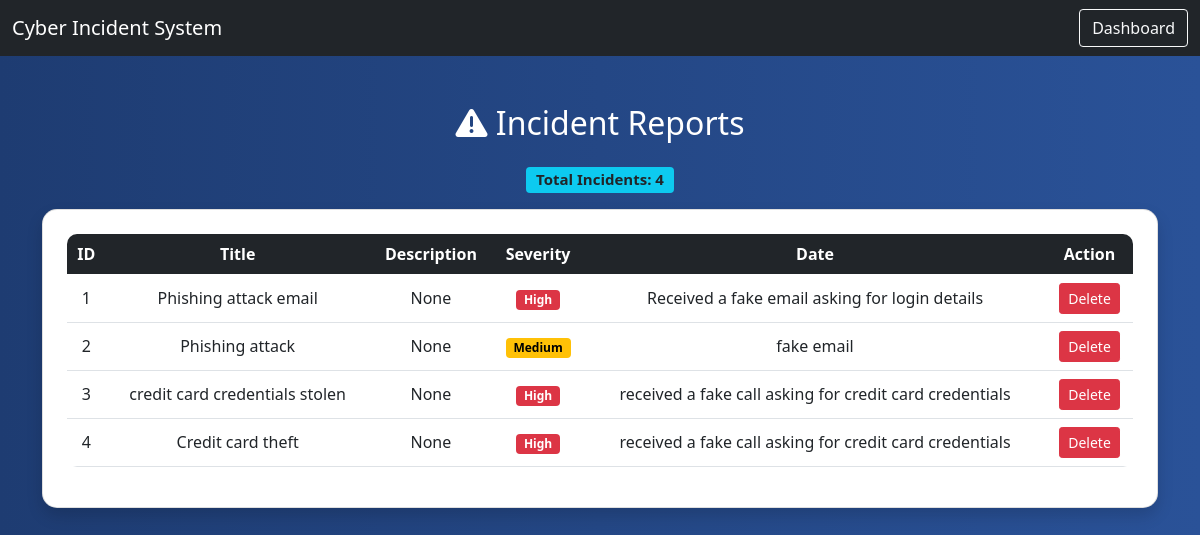
Before: /view with the older database file.
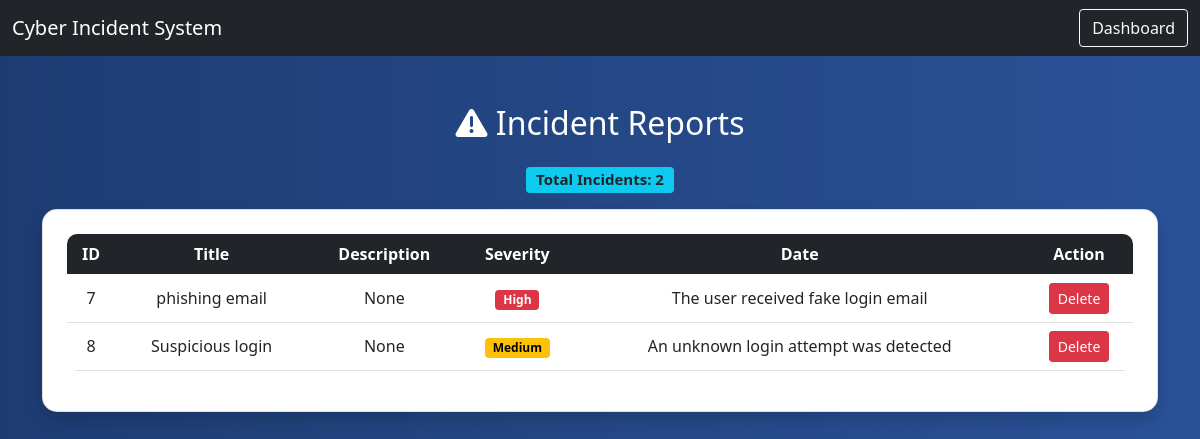
After: the same page with the newer database file.
### tables this page shows
CREATE TABLE incidents (id INTEGER PRIMARY KEY AUTOINCREMENT,title TEXT,
               type TEXT,severity TEXT,description TEXT,status TEXT, date TEXT);

### app.py (the view)
@app.route('/view')
def view():
    conn = get_db()
    incidents = conn.execute("SELECT * FROM incidents").fetchall()
    conn.close()
    return render_template("view.html", incidents=incidents)

### app.py (called while the page is built)
def get_db():
    return sqlite3.connect("database.db")

### templates/view.html (shortened to what this page needs)
<!DOCTYPE html>
<html>
<head>
    <link href="https://cdn.jsdelivr.net/npm/bootstrap@5.0.2/dist/css/bootstrap.min.css" rel="stylesheet">
    <link rel="stylesheet" href="https://cdnjs.cloudflare.com/ajax/libs/font-awesome/6.0.0/css/all.min.css">
</head>
<body>
<nav class="navbar navbar-dark bg-dark">
    <div class="container-fluid">
        <span class="navbar-brand">Cyber Incident System</span>
        <a href="/dashboard" class="btn btn-outline-light">Dashboard</a>
    </div>
</nav>
<div class="container mt-5">
    <h2 class="text-center mb-4">
        <i class="fas fa-exclamation-triangle"></i> Incident Reports
    </h2>
    <h5 class="text-center mb-3">
    <span class="badge bg-info text-dark">
        Total Incidents: {{ incidents|length }}
    </span>
</h5>
    <div class="card shadow p-4 bg-white text-dark">
        <table class="table table-hover text-center align-middle">
            <thead class="table-dark">
                <tr>
                    <th>ID</th>
                    <th>Title</th>
                    <th>Description</th>
                    <th>Severity</th>
                    <th>Date</th>
                    <th>Action</th>
                </tr>
            </thead>
            <tbody>
                {% for incident in incidents %}
                <tr>
                    <td>{{ incident[0] }}</td>
                    <td>{{ incident[1] }}</td>
                    <td>{{ incident[2] }}</td>
                    <td>
                        {% if incident[3] == 'Low' %}
                            <span class="badge badge-low">Low</span>
                        {% elif incident[3] == 'Medium' %}
                            <span class="badge badge-medium">Medium</span>
                        {% else %}
                            <span class="badge badge-high">High</span>
                        {% endif %}
                    </td>
                    <td>{{ incident[4] }}</td>
                    <td>
                        <a href="/delete/{{ incident[0] }}" class="btn btn-danger btn-sm">Delete</a>
                    </td>
                </tr>
                {% endfor %}
            </tbody>
        </table>
    </div>
</div>
</body>
</html>

### templates/view.html (style rules this page uses)
body { background: linear-gradient(to right, #1e3c72, #2a5298); color: white; }
.card { border-radius: 15px; }
.table { border-radius: 10px; overflow: hidden; }
.badge-medium { background-color: #ffc107; color: black; }
.badge-high { background-color: #dc3545; }

Changed rows visible on the page:
removed incidents: id "1", title "Phishing attack email", incident "None", severity "High", description "Received a fake email asking for login details"
removed incidents: id "2", title "Phishing attack", incident "None", severity "Medium", description "fake email"
removed incidents: id "3", title "credit card credentials stolen", incident "None", severity "High", description "received a fake call asking for credit card credentials"
removed incidents: id "4", title "Credit card theft", incident "None", severity "High", description "received a fake call asking for credit card credentials"
added incidents: id "7", title "phishing email", incident "None", severity "High", description "The user received fake login email"
added incidents: id "8", title "Suspicious login", incident "None", severity "Medium", description "An unknown login attempt was detected"
Other visible differences:
{{ incidents|length }}: "4" → "2"
